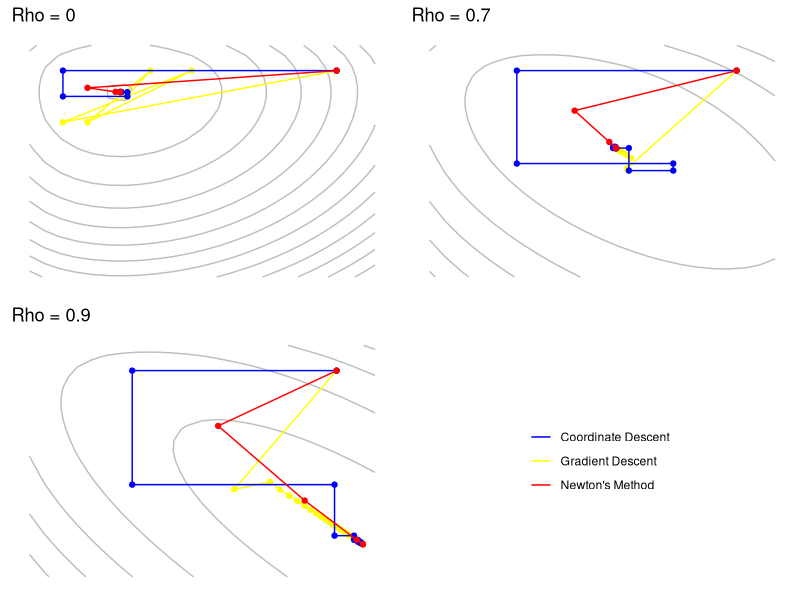

The R source for this figure: (Note: a time limit stopped this script after it produced the figure.)
## ---- chunk 1
library(numDeriv)
library(tidyverse)
require(knitr)
require(Matrix)
require(MASS)
require(gridExtra)
require(cowplot)
## ---- chunk 2
eval_func <- function(x_start, A, m){
    # Calculate gradient
    out_grad_desc <- gradient_descent(x_start, A, m)
    out_grad_desc <- data.frame(matrix(unlist(out_grad_desc), 
                                       nrow=length(out_grad_desc), byrow=T))
    # Calculate Newton
    out_newt_desc <- newton_descent(x_start, A, m)
    out_newt_desc <- data.frame(matrix(unlist(out_newt_desc), 
                                       nrow=length(out_newt_desc), byrow=T))
    # Calculate coodinate
    out_coor_desc <- coord_descent(x_start, A, m)
    out_coor_desc <- data.frame(matrix(unlist(out_coor_desc), 
                                       nrow=length(out_coor_desc), byrow=T))
    vectmat <- expand.grid(seq(-5,5,len = 50), seq(-5,5,len = 50))
    vectmat["f_x"] <- apply(vectmat,1, function(x) given_function(c(x[1],x[2]),A,m))
    list("grad"=out_grad_desc, "newt"=out_newt_desc, "coor"=out_coor_desc, 
         "vect"=vectmat)
}
plot_func <- function(descents, tit = "Example paths"){
    ggplot() + 
    geom_contour(data =descents[[4]], aes(Var1, Var2, z = f_x),bins = 20, col="grey") +
    geom_path(data=descents[[1]],aes(x=X1,y=X2), col="yellow") +
    geom_point(data=descents[[1]],aes(x=X1,y=X2), col="yellow") +
    geom_path(data=descents[[3]],aes(x=X1,y=X2), col="blue") +
    geom_point(data=descents[[3]],aes(x=X1,y=X2), col="blue") +
    geom_path(data=descents[[2]],aes(x=X1,y=X2), col="red") +
    geom_point(data=descents[[2]],aes(x=X1,y=X2), col="red") + ylim(c(-5,-.5)) +
    xlim(c(.5,5)) + theme(axis.line = element_line(colour = "black"),
                           panel.grid.major = element_blank(),
                           panel.grid.minor = element_blank(),
                           panel.border = element_blank(),
                           panel.background = element_blank(),
                           axis.title.x=element_blank(),
                           axis.text.x=element_blank(),
                           axis.ticks.x=element_blank(),
                           axis.title.y=element_blank(),
                           axis.text.y=element_blank(),
                           axis.ticks.y=element_blank(),
                           axis.line.y=element_blank(),
                           axis.line.x=element_blank()) + 
    ggtitle(tit) 
}
plot_legend <- function(descents){
    vectmat <- expand.grid(seq(-5,5,len = 50), seq(-5,5,len = 50))
    vectmat["f_x"] <- apply(vectmat,1, function(x) given_function(c(x[1],x[2]),A,m))
    ploto <- ggplot() + 
        geom_contour(data =vectmat, aes(Var1, Var2, z = f_x),bins = 50, col="darkgrey") +
        geom_path(data=descents[[1]],aes(x=X1,y=X2, col="Gradient Descent")) +
        #geom_point(data=descents[[1]],aes(x=X1,y=X2, col="Gradient")) +
        geom_path(data=descents[[3]],aes(x=X1,y=X2, col="Coordinate Descent")) +
        #geom_point(data=descents[[3]],aes(x=X1,y=X2, col="Coordinate")) +
        geom_path(data=descents[[2]],aes(x=X1,y=X2, col="Newton's Method")) +
        #geom_point(data=descents[[2]],aes(x=X1,y=X2, col="Newton")) + ylim(c(-5,5)) +
        xlim(c(-5,5)) + theme(axis.line = element_line(colour = "black"),
                               panel.grid.major = element_blank(),
                               panel.grid.minor = element_blank(),
                               panel.border = element_blank(),
                               panel.background = element_blank(),
                               axis.title.x=element_blank(),
                               axis.text.x=element_blank(),
                               axis.ticks.x=element_blank(),
                               axis.title.y=element_blank(),
                               axis.text.y=element_blank(),
                               axis.ticks.y=element_blank(),
                               axis.line.y=element_blank(),
                               axis.line.x=element_blank()) + 
        scale_colour_manual("", values = c("Gradient Descent"="yellow", 
                                           "Coordinate Descent"="blue", 
                                           "Newton's Method"="red"))
    get_legend(ploto)
}

## ---- chunk 3
given_function <- function(x,A,m) (0.5 * t((x - m)) %*% A %*% (x - m) - sum(log(x^2)))
given_gradient <- function(x,A,m) A %*% (x - m) - 2/(x)
given_hessian <- function(x,A,m) A + diag(diag( 2 / (x %*% t(x))))
## ---- chunk 4
gradient_descent <- function(x_start, A, m, precis = 0.01, iter = 10000){
    i <- 1; step_length <- precis + 1; step_size <- 1
    trace <- list(list("x" = x_start, "f_x" = given_function(x_start,A,m)))
    while (precis < step_length) {
        gradient <- given_gradient(trace[[i]][["x"]],A,m)
        x_next <- trace[[i]][["x"]] - step_size * gradient
        step_length <- sqrt(sum(gradient^2))
        i = i + 1
        trace[i] <- list(list("x" = x_next,"f_x" = given_function(x_next,A,m)))
        if (trace[[i-1]][["f_x"]] < trace[[i]][["f_x"]]){
            i = i - 1
            step_size <- step_size/2
        }
        if (i == iter) break
    }
    trace
}
## ---- chunk 5
coord_descent <- function(x_start, A, m, precis = 0.01, iter = 10000){
    i <- 1; step_length <- precis + 1; step_size <- 1
    trace <- list(list("x" = x_start, "f_x" = given_function(x_start,A,m)))
    space <- length(trace[[i]][["x"]])
    k <- rep(1:space,iter/space)
    while (precis < step_length) {
        gradient <- given_gradient(trace[[i]][["x"]],A,m)
        basis_vector <- rep(0,space)
        basis_vector[k[i]] <- gradient[k[i]]
        x_next <- trace[[i]][["x"]] - step_size * basis_vector
        step_length <- sqrt(sum(gradient^2))
        i = i + 1
        trace[i] <- list(list("x" = x_next,"f_x" = given_function(x_next,A,m)))
        if (trace[[i-1]][["f_x"]] < trace[[i]][["f_x"]]){
            i = i - 1
            step_size <- step_size/2
        }
        if (i == iter) break
    }
    trace
}
## ---- chunk 6
newton_descent <- function(x_start, A, m, precis = 0.01, iter = 10000){
    i <- 1; step_length <- precis + 1; step_size <- 1
    trace <- list(list("x" = x_start, "f_x" = given_function(x_start,A,m)))
    while (precis < step_length) {
        gradient <- given_gradient(trace[[i]][["x"]],A,m)
        hessian <- given_hessian(trace[[i]][["x"]], A, m)
        x_next <- trace[[i]][["x"]] - step_size * (solve(hessian) %*% gradient)
        step_length <- sqrt(sum(gradient^2))
        i = i + 1
        trace[i] <- list(list("x" = x_next,"f_x" = given_function(x_next,A,m)))
        if (trace[[i-1]][["f_x"]] < trace[[i]][["f_x"]]){
            i = i - 1
            step_size <- step_size/2
        }
        if (i == iter) break
    }
    trace
}
## ---- chunk 7
A <- matrix(c(1,0,0,1),ncol = 2,nrow=2,byrow=T)
m <- c(0.5,0)
rho <- seq(from = -.9, to = .9, by = .3)
set.seed(66)
x_start <- matrix(sample(c(seq(-10,-.1,by = .1),seq(.1,10,by = .1)), 200, replace=T),ncol=2)
results <- list()
i <- 1
for (r in rho){
    A[1,2] <- r; A[2,1] <- r
    out_grad_desc <- mean(sapply(apply(x_start,1, gradient_descent, A=A, m=m),length))
    out_newt_desc <- mean(sapply(apply(x_start,1, newton_descent, A=A, m=m),length))
    out_coor_desc <- mean(sapply(apply(x_start,1, coord_descent, A=A, m=m),length))
    results[i] <- list(list(r,out_grad_desc,out_coor_desc,out_newt_desc,
                            (max(eigen(A)$values)/min(eigen(A)$values))))
    i = i + 1
}
results <- data.frame(matrix(unlist(results), nrow=length(results), byrow=T))
results <- round(results,2)
kable(results, col.names = c("Rho","Gradient Descent","Coordinate Descent",
                             "Newton's Method","Eigenvalue ratio"), 
      align = "c", caption = "Performance as average number of iterations")
## ---- chunk 8
# Set rhos 
rho <- c(0,.7,.9)
# Set vector m
m <- c(0.5,0)
# Calculation
x_start <- c(4.5,-1)
i <- 1
descents <- list()
for (r in rho){
    A <- matrix(c(1,0,0,1),ncol = 2,nrow=2,byrow=T)
    A[1,2] <- r; A[2,1] <- r
    descents[i] <- list(eval_func(x_start, m = m, A = A))
    i <- i + 1
}
# Plot
grid.arrange(plot_func(descents[[1]], "Rho = 0"), plot_func(descents[[2]], "Rho = 0.7"), plot_func(descents[[3]], "Rho = 0.9"), plot_legend(descents[[1]]), nrow=2, ncol=2)
## ---- chunk 9
# Set seed and the steps of higher dimensions
i <- 1
set.seed(11)
iterations <- list()
running_time <- list()
# Generate A
A <- matrix(rnorm(1000*1000,0,.1), ncol = 1000)
A <- A %*% t(A)
# Generate m
m <- sample(seq(.1,10,by = .5),1000,rep=TRUE)
# Generate starting x
x_start <- matrix(sample(c(seq(-10,-.1,by = .1),seq(.1,10,by = .1)), 1000 * 25, replace=T),ncol=1000)
Rn <- c(50, 250, 500, 750, 1000)
for (n in Rn){
    time_grad <- unname(system.time(out_grad_desc <- mean(sapply(apply(x_start[,1:n],1, gradient_descent, A=A[1:n,1:n],m= m[1:n]),length)))[3])
    time_newt <- unname(system.time(out_newt_desc <- mean(sapply(apply(x_start[,1:n],1, newton_descent, A=A[1:n,1:n], m= m[1:n]),length)))[3])
    time_coor <- unname(system.time(out_coor_desc <- mean(sapply(apply(x_start[,1:n],1, coord_descent, A=A[1:n,1:n], m= m[1:n]),length)))[3])
    iterations[i] <- list(list(n, out_grad_desc, out_coor_desc, out_newt_desc))
    running_time[i] <- list(list(n, time_grad, time_coor, time_newt))
    i = i + 1
}
iterations <- data.frame(matrix(unlist(iterations), nrow=length(iterations), byrow=T))
iterations <- round(iterations,2)
kable(iterations, col.names = c("Dimension","Gradient Descent","Coordinate Descent",
                             "Newton's Method"), 
      align = "c", caption = "Performance as average number of iterations") 
running_time <- data.frame(matrix(unlist(running_time), nrow=length(running_time), byrow=T))
running_time <- round(running_time,2)
kable(running_time, col.names = c("Dimension","Gradient Descent","Coordinate Descent",
                             "Newton's Method"), 
      align = "c", caption = "Performance as running time") 
